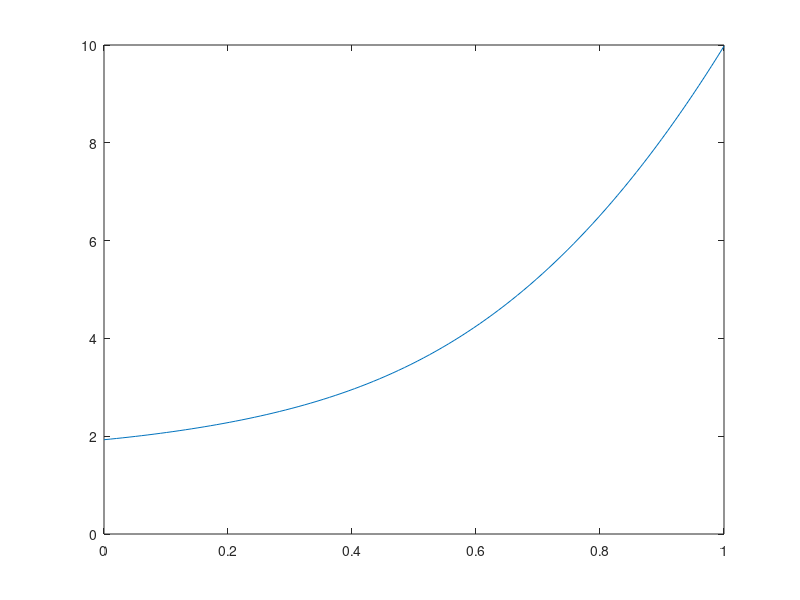

MATLAB code for this plot:
% qc=[0.95,0.955,0.96,1,1.5,2,3.5];
% rc=[0,0.1,0.2,0.3,0.57,0.8,1];
% p=polyfit(rc,qc,3);
% q2=polyval(p,r);


x=linspace(0,1,100);ymin=0.95;x0=0.5;d0=0.8;f=1;
y=(ymin+0.2*(1+(x/x0).^2).^2).*(1+f*exp(-((x-x0)/d0).^2));
plot(x,y)

hold on